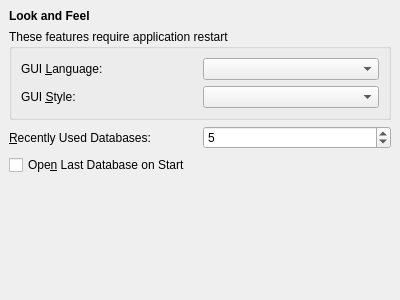
<ui version="4.0" >
 <class>PrefsLNFWidget</class>
 <widget class="QWidget" name="PrefsLNFWidget" >
  <property name="geometry" >
   <rect>
    <x>0</x>
    <y>0</y>
    <width>400</width>
    <height>300</height>
   </rect>
  </property>
  <layout class="QGridLayout" >
   <property name="margin" >
    <number>9</number>
   </property>
   <property name="spacing" >
    <number>6</number>
   </property>
   <item row="1" column="0" >
    <widget class="QGroupBox" name="groupBox_3" >
     <property name="title" >
      <string>These features require application restart</string>
     </property>
     <layout class="QGridLayout" >
      <property name="margin" >
       <number>9</number>
      </property>
      <property name="spacing" >
       <number>6</number>
      </property>
      <item row="1" column="1" >
       <widget class="QComboBox" name="styleComboBox" >
        <property name="toolTip" >
         <string>Select the application look/GUI theme</string>
        </property>
       </widget>
      </item>
      <item row="0" column="0" >
       <widget class="QLabel" name="label_3" >
        <property name="text" >
         <string>GUI &amp;Language:</string>
        </property>
        <property name="buddy" >
         <cstring>languageComboBox</cstring>
        </property>
       </widget>
      </item>
      <item row="0" column="1" >
       <widget class="QComboBox" name="languageComboBox" >
        <property name="toolTip" >
         <string>Select the application interface language</string>
        </property>
       </widget>
      </item>
      <item row="1" column="0" >
       <widget class="QLabel" name="textLabel3" >
        <property name="text" >
         <string>GUI &amp;Style:</string>
        </property>
        <property name="buddy" >
         <cstring>styleComboBox</cstring>
        </property>
       </widget>
      </item>
     </layout>
    </widget>
   </item>
   <item row="2" column="0" >
    <layout class="QHBoxLayout" >
     <property name="margin" >
      <number>0</number>
     </property>
     <property name="spacing" >
      <number>6</number>
     </property>
     <item>
      <widget class="QLabel" name="label_4" >
       <property name="text" >
        <string>&amp;Recently Used Databases:</string>
       </property>
       <property name="buddy" >
        <cstring>recentlyUsedSpinBox</cstring>
       </property>
      </widget>
     </item>
     <item>
      <widget class="QSpinBox" name="recentlyUsedSpinBox" >
       <property name="toolTip" >
        <string>Count of the items in the Recent menu</string>
       </property>
       <property name="minimum" >
        <number>1</number>
       </property>
       <property name="value" >
        <number>5</number>
       </property>
      </widget>
     </item>
    </layout>
   </item>
   <item row="4" column="0" >
    <spacer>
     <property name="orientation" >
      <enum>Qt::Vertical</enum>
     </property>
     <property name="sizeHint" >
      <size>
       <width>304</width>
       <height>144</height>
      </size>
     </property>
    </spacer>
   </item>
   <item row="0" column="0" >
    <widget class="QLabel" name="titleLabel" >
     <property name="font" >
      <font>
       <weight>75</weight>
       <bold>true</bold>
      </font>
     </property>
     <property name="text" >
      <string>Look and Feel</string>
     </property>
    </widget>
   </item>
   <item row="3" column="0" >
    <widget class="QCheckBox" name="openLastDBCheckBox" >
     <property name="toolTip" >
      <string>Remember the last used database for next application start</string>
     </property>
     <property name="text" >
      <string>Ope&amp;n Last Database on Start</string>
     </property>
    </widget>
   </item>
  </layout>
 </widget>
 <resources/>
 <connections/>
</ui>
